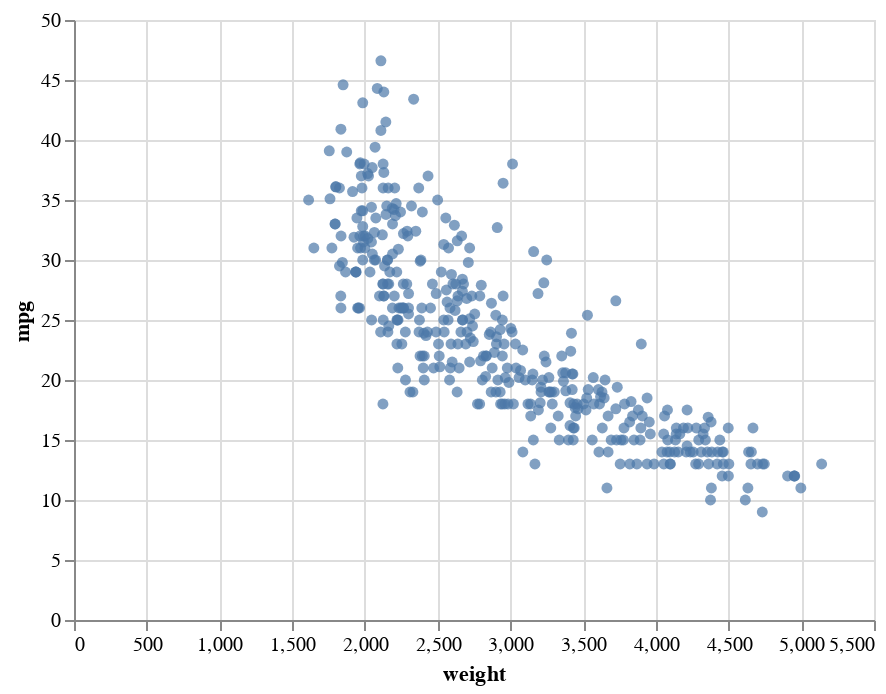

This figure's notebook cell:
### Markdown cell above
`alt.Chart(df)`: This creates a new chart object using the dataframe `df`. The `df` dataframe should contain the data you want to visualize.

`.mark_circle()`: This tells Altair to represent data points as circles. It specifies the type of mark for the visualization. Altair supports a variety of marks such as `mark_bar()`, `mark_line()`, and so on.

`.encode()`: This function defines the mapping between data columns and visual encoding channels. The arguments within this function determine which column of the dataframe corresponds to which axis or aspect of the chart.

`x = "weight"`: This sets the x-axis of the scatter plot to the "weight" column of the df dataframe.

`y = "mpg"`: Similarly, this sets the y-axis to the "mpg" column of the df dataframe.

### Code cell
import altair as alt
alt.Chart(df).mark_circle().encode(
    x = "weight",
    y = "mpg"
)

### Figure 1 — Vega-Lite specification as saved in the notebook (floating-point values rounded to 4 significant figures; data arrays with more than 128 entries replaced by an {"elided": "..."} marker saying what was removed)
{"config": {"view": {"continuousWidth": 400, "continuousHeight": 300}}, "data": {"name": "data-f1198cc0481ad698d7dc4699e0a3efa7"}, "mark": "circle", "encoding": {"x": {"field": "weight", "type": "quantitative"}, "y": {"field": "mpg", "type": "quantitative"}}, "$schema": "https://vega.github.io/schema/vega-lite/v4.17.0.json", "datasets": {"data-f1198cc0481ad698d7dc4699e0a3efa7": {"elided": "398 records"}}}
